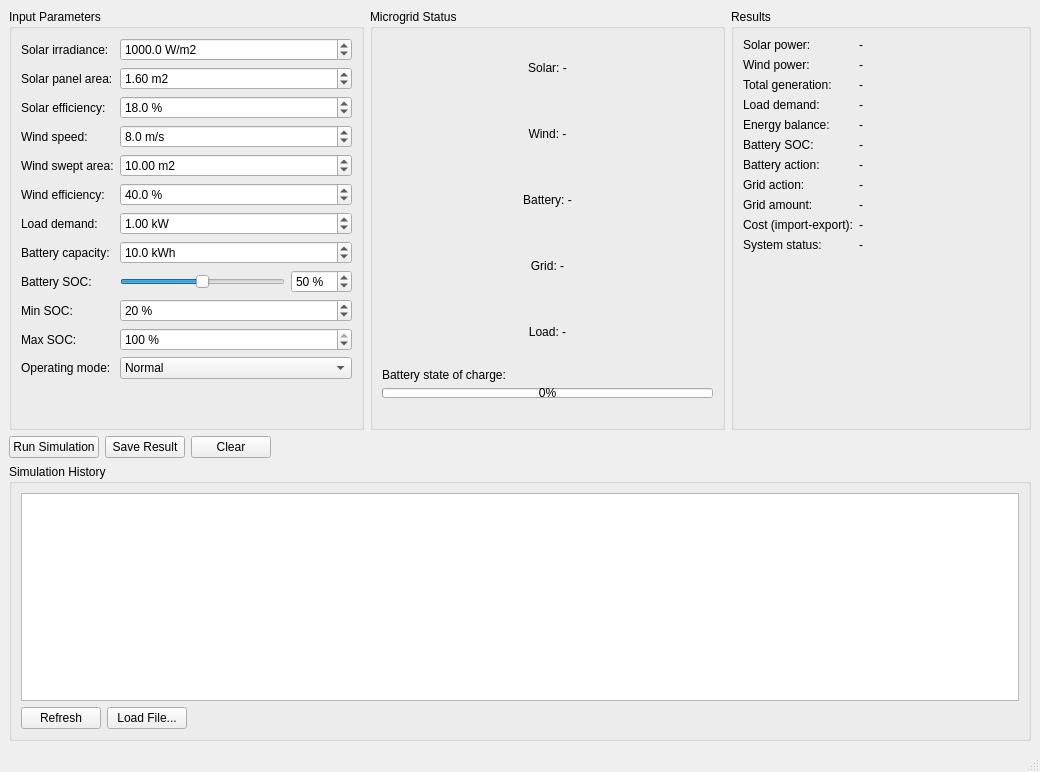
<?xml version="1.0" encoding="UTF-8"?>
<ui version="4.0">
 <class>MainWindow</class>
 <widget class="QMainWindow" name="MainWindow">
  <property name="geometry">
   <rect>
    <x>0</x>
    <y>0</y>
    <width>1040</width>
    <height>772</height>
   </rect>
  </property>
  <property name="windowTitle">
   <string>Microgrid Energy Management System</string>
  </property>
  <widget class="QWidget" name="centralwidget">
   <layout class="QVBoxLayout" name="mainLayout">
    <item>
     <layout class="QHBoxLayout" name="panelsLayout">
      <item>
       <widget class="QGroupBox" name="groupInputs">
        <property name="minimumSize">
         <size>
          <width>260</width>
          <height>0</height>
         </size>
        </property>
        <property name="title">
         <string>Input Parameters</string>
        </property>
        <layout class="QFormLayout" name="inputsForm">
         <item row="0" column="0">
          <widget class="QLabel" name="lab1">
           <property name="text">
            <string>Solar irradiance:</string>
           </property>
          </widget>
         </item>
         <item row="0" column="1">
          <widget class="QDoubleSpinBox" name="dsbSolarIrradiance">
           <property name="suffix">
            <string> W/m2</string>
           </property>
           <property name="decimals">
            <number>1</number>
           </property>
           <property name="maximum">
            <double>1500.000000000000000</double>
           </property>
           <property name="value">
            <double>1000.000000000000000</double>
           </property>
          </widget>
         </item>
         <item row="1" column="0">
          <widget class="QLabel" name="lab2">
           <property name="text">
            <string>Solar panel area:</string>
           </property>
          </widget>
         </item>
         <item row="1" column="1">
          <widget class="QDoubleSpinBox" name="dsbSolarArea">
           <property name="suffix">
            <string> m2</string>
           </property>
           <property name="decimals">
            <number>2</number>
           </property>
           <property name="maximum">
            <double>100.000000000000000</double>
           </property>
           <property name="value">
            <double>1.600000000000000</double>
           </property>
          </widget>
         </item>
         <item row="2" column="0">
          <widget class="QLabel" name="lab3">
           <property name="text">
            <string>Solar efficiency:</string>
           </property>
          </widget>
         </item>
         <item row="2" column="1">
          <widget class="QDoubleSpinBox" name="dsbSolarEff">
           <property name="suffix">
            <string> %</string>
           </property>
           <property name="decimals">
            <number>1</number>
           </property>
           <property name="maximum">
            <double>100.000000000000000</double>
           </property>
           <property name="value">
            <double>18.000000000000000</double>
           </property>
          </widget>
         </item>
         <item row="3" column="0">
          <widget class="QLabel" name="lab4">
           <property name="text">
            <string>Wind speed:</string>
           </property>
          </widget>
         </item>
         <item row="3" column="1">
          <widget class="QDoubleSpinBox" name="dsbWindSpeed">
           <property name="suffix">
            <string> m/s</string>
           </property>
           <property name="decimals">
            <number>1</number>
           </property>
           <property name="maximum">
            <double>40.000000000000000</double>
           </property>
           <property name="value">
            <double>8.000000000000000</double>
           </property>
          </widget>
         </item>
         <item row="4" column="0">
          <widget class="QLabel" name="lab5">
           <property name="text">
            <string>Wind swept area:</string>
           </property>
          </widget>
         </item>
         <item row="4" column="1">
          <widget class="QDoubleSpinBox" name="dsbWindArea">
           <property name="suffix">
            <string> m2</string>
           </property>
           <property name="decimals">
            <number>2</number>
           </property>
           <property name="maximum">
            <double>100.000000000000000</double>
           </property>
           <property name="value">
            <double>10.000000000000000</double>
           </property>
          </widget>
         </item>
         <item row="5" column="0">
          <widget class="QLabel" name="lab6">
           <property name="text">
            <string>Wind efficiency:</string>
           </property>
          </widget>
         </item>
         <item row="5" column="1">
          <widget class="QDoubleSpinBox" name="dsbWindEff">
           <property name="suffix">
            <string> %</string>
           </property>
           <property name="decimals">
            <number>1</number>
           </property>
           <property name="maximum">
            <double>100.000000000000000</double>
           </property>
           <property name="value">
            <double>40.000000000000000</double>
           </property>
          </widget>
         </item>
         <item row="6" column="0">
          <widget class="QLabel" name="lab7">
           <property name="text">
            <string>Load demand:</string>
           </property>
          </widget>
         </item>
         <item row="6" column="1">
          <widget class="QDoubleSpinBox" name="dsbLoadDemand">
           <property name="suffix">
            <string> kW</string>
           </property>
           <property name="decimals">
            <number>2</number>
           </property>
           <property name="maximum">
            <double>1000.000000000000000</double>
           </property>
           <property name="value">
            <double>1.000000000000000</double>
           </property>
          </widget>
         </item>
         <item row="7" column="0">
          <widget class="QLabel" name="lab8">
           <property name="text">
            <string>Battery capacity:</string>
           </property>
          </widget>
         </item>
         <item row="7" column="1">
          <widget class="QDoubleSpinBox" name="dsbBatteryCapacity">
           <property name="suffix">
            <string> kWh</string>
           </property>
           <property name="decimals">
            <number>1</number>
           </property>
           <property name="maximum">
            <double>1000.000000000000000</double>
           </property>
           <property name="value">
            <double>10.000000000000000</double>
           </property>
          </widget>
         </item>
         <item row="8" column="0">
          <widget class="QLabel" name="lab9">
           <property name="text">
            <string>Battery SOC:</string>
           </property>
          </widget>
         </item>
         <item row="8" column="1">
          <layout class="QHBoxLayout" name="socLayout">
           <item>
            <widget class="QSlider" name="sliderSOC">
             <property name="maximum">
              <number>100</number>
             </property>
             <property name="value">
              <number>50</number>
             </property>
             <property name="orientation">
              <enum>Qt::Horizontal</enum>
             </property>
            </widget>
           </item>
           <item>
            <widget class="QSpinBox" name="spinSOC">
             <property name="suffix">
              <string> %</string>
             </property>
             <property name="maximum">
              <number>100</number>
             </property>
             <property name="value">
              <number>50</number>
             </property>
            </widget>
           </item>
          </layout>
         </item>
         <item row="9" column="0">
          <widget class="QLabel" name="lab10">
           <property name="text">
            <string>Min SOC:</string>
           </property>
          </widget>
         </item>
         <item row="9" column="1">
          <widget class="QDoubleSpinBox" name="dsbMinSOC">
           <property name="suffix">
            <string> %</string>
           </property>
           <property name="decimals">
            <number>0</number>
           </property>
           <property name="maximum">
            <double>100.000000000000000</double>
           </property>
           <property name="value">
            <double>20.000000000000000</double>
           </property>
          </widget>
         </item>
         <item row="10" column="0">
          <widget class="QLabel" name="lab11">
           <property name="text">
            <string>Max SOC:</string>
           </property>
          </widget>
         </item>
         <item row="10" column="1">
          <widget class="QDoubleSpinBox" name="dsbMaxSOC">
           <property name="suffix">
            <string> %</string>
           </property>
           <property name="decimals">
            <number>0</number>
           </property>
           <property name="maximum">
            <double>100.000000000000000</double>
           </property>
           <property name="value">
            <double>100.000000000000000</double>
           </property>
          </widget>
         </item>
         <item row="11" column="0">
          <widget class="QLabel" name="lab12">
           <property name="text">
            <string>Operating mode:</string>
           </property>
          </widget>
         </item>
         <item row="11" column="1">
          <widget class="QComboBox" name="comboMode">
           <item>
            <property name="text">
             <string>Normal</string>
            </property>
           </item>
           <item>
            <property name="text">
             <string>Day</string>
            </property>
           </item>
           <item>
            <property name="text">
             <string>Night</string>
            </property>
           </item>
           <item>
            <property name="text">
             <string>Summer</string>
            </property>
           </item>
           <item>
            <property name="text">
             <string>Winter</string>
            </property>
           </item>
          </widget>
         </item>
        </layout>
       </widget>
      </item>
      <item>
       <widget class="QGroupBox" name="groupDashboard">
        <property name="minimumSize">
         <size>
          <width>240</width>
          <height>0</height>
         </size>
        </property>
        <property name="title">
         <string>Microgrid Status</string>
        </property>
        <layout class="QVBoxLayout" name="dashLayout">
         <item>
          <widget class="QLabel" name="lblSolarStatus">
           <property name="minimumSize">
            <size>
             <width>0</width>
             <height>60</height>
            </size>
           </property>
           <property name="text">
            <string>Solar: -</string>
           </property>
           <property name="alignment">
            <set>Qt::AlignCenter</set>
           </property>
          </widget>
         </item>
         <item>
          <widget class="QLabel" name="lblWindStatus">
           <property name="minimumSize">
            <size>
             <width>0</width>
             <height>60</height>
            </size>
           </property>
           <property name="text">
            <string>Wind: -</string>
           </property>
           <property name="alignment">
            <set>Qt::AlignCenter</set>
           </property>
          </widget>
         </item>
         <item>
          <widget class="QLabel" name="lblBatteryStatus">
           <property name="minimumSize">
            <size>
             <width>0</width>
             <height>60</height>
            </size>
           </property>
           <property name="text">
            <string>Battery: -</string>
           </property>
           <property name="alignment">
            <set>Qt::AlignCenter</set>
           </property>
          </widget>
         </item>
         <item>
          <widget class="QLabel" name="lblGridStatus">
           <property name="minimumSize">
            <size>
             <width>0</width>
             <height>60</height>
            </size>
           </property>
           <property name="text">
            <string>Grid: -</string>
           </property>
           <property name="alignment">
            <set>Qt::AlignCenter</set>
           </property>
          </widget>
         </item>
         <item>
          <widget class="QLabel" name="lblLoadStatus">
           <property name="minimumSize">
            <size>
             <width>0</width>
             <height>60</height>
            </size>
           </property>
           <property name="text">
            <string>Load: -</string>
           </property>
           <property name="alignment">
            <set>Qt::AlignCenter</set>
           </property>
          </widget>
         </item>
         <item>
          <widget class="QLabel" name="labSocBar">
           <property name="text">
            <string>Battery state of charge:</string>
           </property>
          </widget>
         </item>
         <item>
          <widget class="QProgressBar" name="progressSOC">
           <property name="maximumSize">
            <size>
             <width>16777215</width>
             <height>10</height>
            </size>
           </property>
           <property name="value">
            <number>0</number>
           </property>
          </widget>
         </item>
         <item>
          <widget class="QLabel" name="lblCriticalWarning">
           <property name="text">
            <string/>
           </property>
           <property name="alignment">
            <set>Qt::AlignCenter</set>
           </property>
           <property name="wordWrap">
            <bool>true</bool>
           </property>
          </widget>
         </item>
        </layout>
       </widget>
      </item>
      <item>
       <widget class="QGroupBox" name="groupResults">
        <property name="minimumSize">
         <size>
          <width>300</width>
          <height>0</height>
         </size>
        </property>
        <property name="title">
         <string>Results</string>
        </property>
        <layout class="QFormLayout" name="resultsForm">
         <item row="0" column="0">
          <widget class="QLabel" name="rab1">
           <property name="text">
            <string>Solar power:</string>
           </property>
          </widget>
         </item>
         <item row="0" column="1">
          <widget class="QLabel" name="lblSolarPower">
           <property name="text">
            <string>-</string>
           </property>
          </widget>
         </item>
         <item row="1" column="0">
          <widget class="QLabel" name="rab2">
           <property name="text">
            <string>Wind power:</string>
           </property>
          </widget>
         </item>
         <item row="1" column="1">
          <widget class="QLabel" name="lblWindPower">
           <property name="text">
            <string>-</string>
           </property>
          </widget>
         </item>
         <item row="2" column="0">
          <widget class="QLabel" name="rab3">
           <property name="text">
            <string>Total generation:</string>
           </property>
          </widget>
         </item>
         <item row="2" column="1">
          <widget class="QLabel" name="lblTotalGen">
           <property name="text">
            <string>-</string>
           </property>
          </widget>
         </item>
         <item row="3" column="0">
          <widget class="QLabel" name="rab4">
           <property name="text">
            <string>Load demand:</string>
           </property>
          </widget>
         </item>
         <item row="3" column="1">
          <widget class="QLabel" name="lblLoadValue">
           <property name="text">
            <string>-</string>
           </property>
          </widget>
         </item>
         <item row="4" column="0">
          <widget class="QLabel" name="rab5">
           <property name="text">
            <string>Energy balance:</string>
           </property>
          </widget>
         </item>
         <item row="4" column="1">
          <widget class="QLabel" name="lblBalance">
           <property name="text">
            <string>-</string>
           </property>
          </widget>
         </item>
         <item row="5" column="0">
          <widget class="QLabel" name="rab6">
           <property name="text">
            <string>Battery SOC:</string>
           </property>
          </widget>
         </item>
         <item row="5" column="1">
          <widget class="QLabel" name="lblSOCValue">
           <property name="text">
            <string>-</string>
           </property>
          </widget>
         </item>
         <item row="6" column="0">
          <widget class="QLabel" name="rab7">
           <property name="text">
            <string>Battery action:</string>
           </property>
          </widget>
         </item>
         <item row="6" column="1">
          <widget class="QLabel" name="lblBatteryAction">
           <property name="text">
            <string>-</string>
           </property>
          </widget>
         </item>
         <item row="7" column="0">
          <widget class="QLabel" name="rab8">
           <property name="text">
            <string>Grid action:</string>
           </property>
          </widget>
         </item>
         <item row="7" column="1">
          <widget class="QLabel" name="lblGridAction">
           <property name="text">
            <string>-</string>
           </property>
          </widget>
         </item>
         <item row="8" column="0">
          <widget class="QLabel" name="rab9">
           <property name="text">
            <string>Grid amount:</string>
           </property>
          </widget>
         </item>
         <item row="8" column="1">
          <widget class="QLabel" name="lblGridAmount">
           <property name="text">
            <string>-</string>
           </property>
          </widget>
         </item>
         <item row="9" column="0">
          <widget class="QLabel" name="rab10">
           <property name="text">
            <string>Cost (import-export):</string>
           </property>
          </widget>
         </item>
         <item row="9" column="1">
          <widget class="QLabel" name="lblCost">
           <property name="text">
            <string>-</string>
           </property>
          </widget>
         </item>
         <item row="10" column="0">
          <widget class="QLabel" name="rab11">
           <property name="text">
            <string>System status:</string>
           </property>
          </widget>
         </item>
         <item row="10" column="1">
          <widget class="QLabel" name="lblSystemStatus">
           <property name="text">
            <string>-</string>
           </property>
           <property name="wordWrap">
            <bool>true</bool>
           </property>
          </widget>
         </item>
        </layout>
       </widget>
      </item>
     </layout>
    </item>
    <item>
     <layout class="QHBoxLayout" name="buttonLayout">
      <item>
       <widget class="QPushButton" name="btnSimulate">
        <property name="text">
         <string>Run Simulation</string>
        </property>
       </widget>
      </item>
      <item>
       <widget class="QPushButton" name="btnSave">
        <property name="text">
         <string>Save Result</string>
        </property>
       </widget>
      </item>
      <item>
       <widget class="QPushButton" name="btnClear">
        <property name="text">
         <string>Clear</string>
        </property>
       </widget>
      </item>
      <item>
       <spacer name="buttonSpacer">
        <property name="orientation">
         <enum>Qt::Horizontal</enum>
        </property>
        <property name="sizeHint" stdset="0">
         <size>
          <width>40</width>
          <height>20</height>
         </size>
        </property>
       </spacer>
      </item>
     </layout>
    </item>
    <item>
     <widget class="QGroupBox" name="groupHistory">
      <property name="title">
       <string>Simulation History</string>
      </property>
      <layout class="QVBoxLayout" name="historyLayout">
       <item>
        <widget class="QTableWidget" name="tableHistory"/>
       </item>
       <item>
        <layout class="QHBoxLayout" name="historyButtonLayout">
         <item>
          <widget class="QPushButton" name="btnRefreshHistory">
           <property name="text">
            <string>Refresh</string>
           </property>
          </widget>
         </item>
         <item>
          <widget class="QPushButton" name="btnLoadFile">
           <property name="text">
            <string>Load File...</string>
           </property>
          </widget>
         </item>
         <item>
          <spacer name="historySpacer">
           <property name="orientation">
            <enum>Qt::Horizontal</enum>
           </property>
           <property name="sizeHint" stdset="0">
            <size>
             <width>40</width>
             <height>20</height>
            </size>
           </property>
          </spacer>
         </item>
        </layout>
       </item>
      </layout>
     </widget>
    </item>
   </layout>
  </widget>
  <widget class="QStatusBar" name="statusbar"/>
 </widget>
 <resources/>
 <connections/>
</ui>
